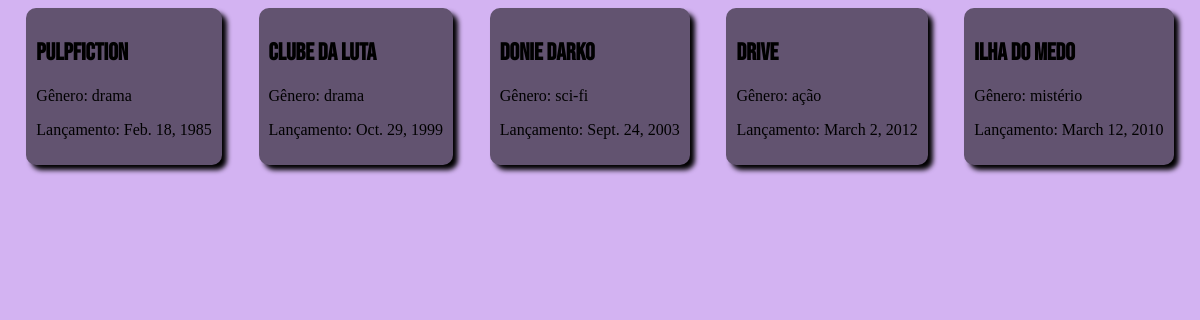
The page / on the database its author committed.
### topfilmes/models.py (models this page shows, shortened)
class TopFilms(models.Model):
    titulo = models.CharField('titulo do filme', max_length=100)
    genero = models.CharField('genero do filme', max_length=100)
    lancamento = models.DateField('data de lançamento')

### topfilmes/views.py (the view)
# urls.py: 2. Add a URL to urlpatterns:  path('', views.home, name='home')
def home(request):
    filmes = TopFilms.objects.all()
    return render(request=request, template_name='home.html', context={'filmes' : filmes})

### topfilmes/templates/home.html (shortened to what this page needs)
{% load static %}
<!DOCTYPE html>
<html lang="en">
<head>
    <link rel="stylesheet" href="{% static 'css/estilo.css' %}" type="text/css">
</head>
<body>
    <section class=filmes>
        {% for i in filmes %}
        <div class="filme">
            <h2 class="titulo">{{ i.titulo }}</h2>
            <p class="genero">Gênero: {{ i.genero }}</p>
            <p class="lancamento">Lançamento: {{ i.lancamento }}</p>
        </div>
            {% endfor %}
    </section>
</body>
</html>

### topfilmes/static/css/estilo.css (style rules this page uses)
body { background: #D3B3F2; align-items: center; }
.filmes { display: flex; justify-content: space-around; flex-wrap: wrap; }
.filme { background-color: #625370; padding: 10px; border-radius: 10px; box-shadow: black 5px 5px 5px; }
.titulo { font-family: 'Bebas Neue', cursive; }

### rows shown on the page
TopFilms: titulo "pulpfiction", genero "drama", lancamento "Feb. 18, 1985"
TopFilms: titulo "clube da luta", genero "drama", lancamento "Oct. 29, 1999"
TopFilms: titulo "donie darko", genero "sci-fi", lancamento "Sept. 24, 2003"
TopFilms: titulo "drive", genero "ação", lancamento "March 2, 2012"
TopFilms: titulo "ilha do medo", genero "mistério", lancamento "March 12, 2010"
